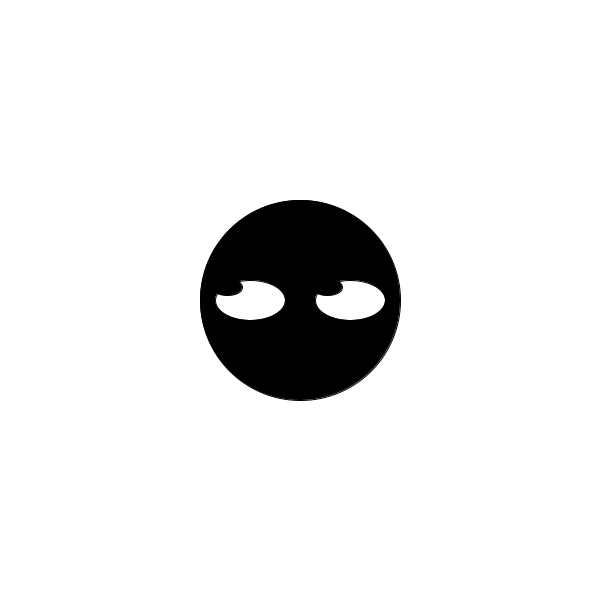
Frame 1 (no input)
Frame 60 (the mouse pressed at the canvas centre just before this capture): identical to frame 1, image omitted
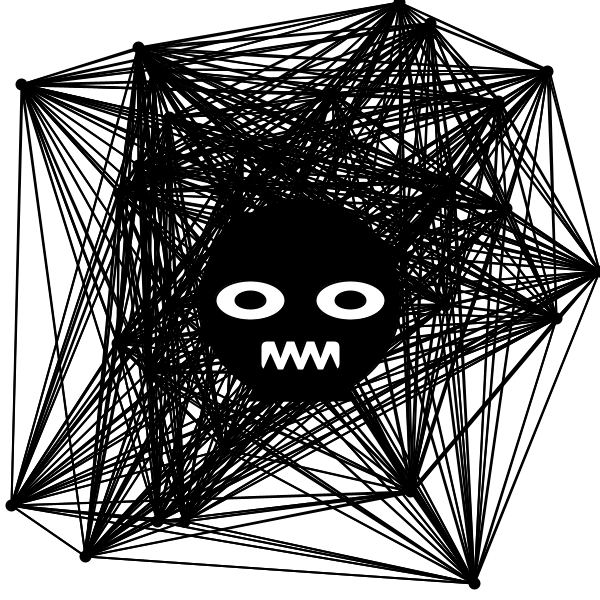
Frame 120 (the mouse held since frame 60 and released just before this capture)

The Processing sketch that drew these frames (run headless with seeded random() and noise(); from frame 60 on, the mouse is pressed at the canvas centre):

// Processing sketch: processing_124272
// ── processing_124272.pde

int ballCount = 30;
float[] x = new float[ballCount];
float[] y = new float[ballCount];

float[] speedX = new float[ballCount];
float[] speedY = new float[ballCount];

void setup(){
size(600,600);
frameRate(100);
  

  for (int i = 0; i<ballCount; i++) {
    x[i] = random(10, width);
    y[i] = random(10, height);
    speedX[i] = random(-2,2);
    speedY[i] = random(-2,2);
  }

}



void draw(){
background(255);

fill(0);
ellipse(300,300,200,200);

if (mousePressed) {   
for (int i = 0; i<ballCount; i++) {

   strokeWeight(2);
   randomSeed(i);
    ellipse(x[i], y[i], 10, 10);
    stroke(random(255),random(255),random(255),10);
    for(int j = 0; j<ballCount; j++){
       float d = dist(300,300,x[j],y[j]);
      stroke(0);
      line(x[i],y[i],x[j],y[j]);
      
  }

    x[i] = x[i]+speedX[i];
    y[i] = y[i]+speedY[i];

    if (x[i]>width)speedX[i] = speedX[i]*-1;
    if (x[i]<0)speedX[i] = speedX[i]*-1;
    if (y[i]>height)speedY[i] = speedY[i]*-1; 
    if (y[i]<0)speedY[i] = speedY[i]*-1;
  } 
  fill(255);
  rect(260, 340, 80, 30, 7);
  
  fill(0);
  triangle(260,300,300,300,280,355);
  triangle(280,300,320,300,300,355);
  triangle(300,300,340,300,320,355);
  
  triangle(250,400,290,400,270,355);
  triangle(270,400,310,400,290,355);
  triangle(290,400,330,400,310,355);
  triangle(310,400,350,400,330,355);
}






fill (255);
ellipse (250,300, 70,40);
ellipse (350,300, 70,40);
fill (0);
ellipse (map(mouseX,0,width,227,273), map(mouseY,0,width,287,313), 30,17);
ellipse (map(mouseX,0,width,327,373), map(mouseY,0,width,287,313), 30,17);





}
